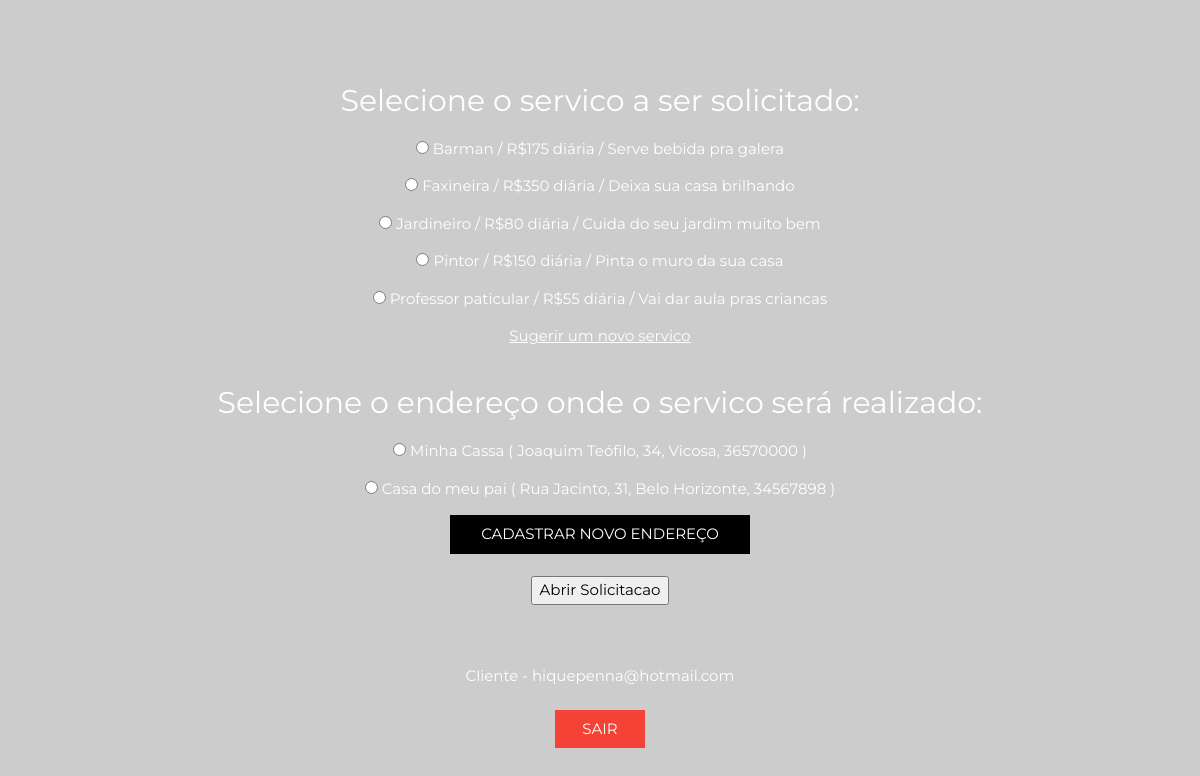
The page /AbrirSolicitacao.php (signed in) on the database its author committed.
### tables this page shows
CREATE TABLE IF NOT EXISTS `endereco` (
  `idendereco` int(11) NOT NULL AUTO_INCREMENT,
  `nomeEnd` varchar(100) NOT NULL,
  `idcliente` int(11) NOT NULL,
  `rua` varchar(100) NOT NULL,
  `numero` int(11) NOT NULL,
  `complemento` varchar(100) NOT NULL,
  `bairro` varchar(100) NOT NULL,
  `cidade` varchar(100) NOT NULL,
  `cep` int(11) NOT NULL,
  PRIMARY KEY (`idendereco`),
  KEY `idcliente_endereco` (`idcliente`)
);

### AbrirSolicitacao.php (the view, shortened to what this page needs)
<?php
	if(!isset($_SESSION["email"]) || !isset($_SESSION["senha"]) ){
		header("Location: index.php");
		exit;
	}
	else{
		$idpessoa = $_SESSION['idpessoa'];
		$email= $_SESSION['email'];
		$categoria= $_SESSION['categoria'];
	}
	include("config.php");
	$conexao = mysqli_connect($host, $user, $senha, $banco) or die(mysqli_error());
	mysqli_select_db($conexao, $banco);
	$query = sprintf("SELECT * FROM servico");
	$dados = mysqli_query($conexao, $query) or die(mysql_error());
	$linha = mysqli_fetch_assoc($dados);
	$total = mysqli_num_rows($dados);
	$queryend = sprintf("SELECT * FROM endereco WHERE idcliente = '$idpessoa'");
	$dadosend = mysqli_query($conexao, $queryend) or die(mysql_error());
	$linhaend = mysqli_fetch_assoc($dadosend);
	$totalend = mysqli_num_rows($dadosend);
?>
<html>
<head>
</head>
<link rel="stylesheet" href="style.css">
<link rel="stylesheet" href="https://cdnjs.cloudflare.com/ajax/libs/font-awesome/4.7.0/css/font-awesome.min.css">
<body>
<form method="post" action="Solicitando.php">
	<br><br><br>
	<?php
		if($total > 0 && $totalend > 0) {
				?><center><h2>Selecione o servico a ser solicitado: </h2></center><?php
				do {
					if($linha['status'] == 1){
		?>
					<center><p>  <input type="radio" name="ServicoName" value="<?php echo $linha['nomeservico']?>"/> <?=$linha['nomeservico']?> / R$<?=$linha['valormercado']?> diária / <?=$linha['descricao']?> </p></center>
		<?php
				}
				}while($linha = mysqli_fetch_assoc($dados));
			?>
				<center><a href="Sugestao.php"> Sugerir um novo servico</a> </center>
				<br>
			<?php
			} ?>
				<center><h2>Selecione o endereço onde o servico será realizado: </h2></center>
		<?php if($totalend > 0) {
				do {
		?>
					<center><p>  <input type="radio" name="idEnd" value="<?php echo $linhaend['idendereco']?>"/> <?=$linhaend['nomeEnd']?> ( <?=$linhaend['rua']?>, <?=$linhaend['numero']?>, <?=$linhaend['cidade']?>, <?=$linhaend['cep']?> ) </p></center>
		<?php
			}while($linhaend = mysqli_fetch_assoc($dadosend));
			?>
			<center><a class="w3-button w3-block w3-black" style="width:300px" href="registraendereco.php">CADASTRAR NOVO ENDEREÇO</a>  </center>
			<?php }
				else {
						?>		<center> Você  não possui enderecos cadastrados </center>
								<br>
								<center><a class="w3-button w3-block w3-black" style="width:300px" href="registraendereco.php">CADASTRAR NOVO ENDEREÇO</a>  </center>
						<?php
				}
			?>
			<?php if($total > 0 && $totalend > 0) { ?>
			<br>
			<center> <input type="submit" name="SolicitarServico" value="Abrir Solicitacao"/> </center>
			<br>
			<?php } ?>
</form>
<br>
	<center><?php
		if($categoria == 1)
			echo "Prestador - $email";
		else
			echo "Cliente - $email";
		?>
		<br><br>
		<a  class="w3-button w3-block w3-red" style="width:90px" href="logout.php">SAIR</a>
	</center>
</body>
</html>

### style.css (style rules this page uses)
html { box-sizing:border-box }
*,*:before,*:after { box-sizing:inherit }
html { -ms-text-size-adjust:100%;-webkit-text-size-adjust:100% }
body { margin:0 }
a { background-color:transparent;-webkit-text-decoration-skip:objects }
button,input,select,textarea { font:inherit;margin:0 }
button,input { overflow:visible }
button,html [type=button],[type=reset],[type=submit] { -webkit-appearance:button }
[type=checkbox],[type=radio] { padding:0 }
html,body { font-family:Verdana,sans-serif;font-size:15px;line-height:1.5 }
html { overflow-x:hidden }
h2 { font-size:30px }
h1,h2,h3,h4,h5,h6 { font-family:"Segoe UI",Arial,sans-serif;font-weight:400;margin:10px 0 }
a { color:inherit }
.w3-btn,.w3-button { border:none;display:inline-block;outline:0;padding:8px 16px;vertical-align:middle;overflow:hidden;text-decoration:none;color:inherit;background-color:inherit;text-align:center;cursor:pointer;white-space:nowrap }
.w3-btn,.w3-button { -webkit-touch-callout:none;-webkit-user-select:none;-khtml-user-select:none;-moz-user-select:none;-ms-user-select:none;user-select:none }
.w3-block { display:block;width:100% }
.w3-red,.w3-hover-red:hover { color:#fff!important;background-color:#f44336!important }
.w3-black,.w3-hover-black:hover { color:#fff!important;background-color:#000!important }

### AbrirSolicitacao.php (style rules this page uses)
body,h1,h2,h3,h4,h5,h6,.w3-wide { font-family: "Montserrat", sans-serif; color: white; }
body { background-image: url("blue-slate.jpg"); background-color: #cccccc; }

### rows shown on the page
endereco: nomeEnd "Minha Cassa", rua "Joaquim Teófilo", numero "34", cidade "Vicosa", cep "36570000"
endereco: nomeEnd "Casa do meu pai", rua "Rua Jacinto", numero "31", cidade "Belo Horizonte", cep "34567898"

### other values the page prints
$linha['nomeservico'] "Barman"
$linha['valormercado'] "175"
$linha['descricao'] "Serve bebida pra galera"
$linha['nomeservico'] "Faxineira"
$linha['valormercado'] "350"
$linha['descricao'] "Deixa sua casa brilhando"
$linha['nomeservico'] "Jardineiro"
$linha['valormercado'] "80"
$linha['descricao'] "Cuida do seu jardim muito bem"
$linha['nomeservico'] "Pintor"
$linha['valormercado'] "150"
$linha['descricao'] "Pinta o muro da sua casa"
$linha['nomeservico'] "Professor paticular"
$linha['valormercado'] "55"
$linha['descricao'] "Vai dar aula pras criancas"
